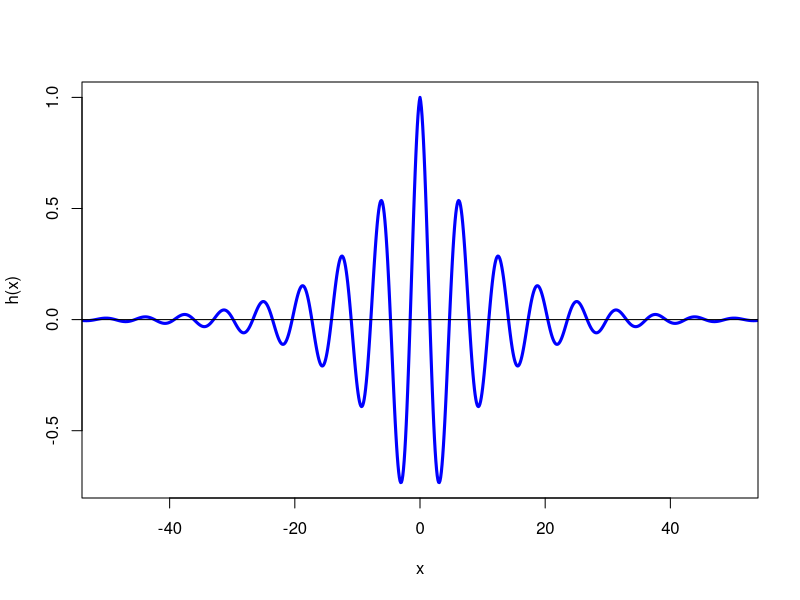

Recreate this plot in R.
## ---- chunk 1
#| code-fold: true
#| code-summary: "Code for drawing this graph"
#| fig-format: svg
integrand <- function(x) exp(-0.1 * abs(x)) * cos(x)

curve(integrand, n = 1001, from = -55, to = 55,
      col = "blue", lwd = 3,
      xlab = "x", ylab = "h(x)", xlim = c(-50,50))
abline(h = 0)
## ---- chunk 2
n <- 1e6
integrand <- function(x) exp(-0.1 * abs(x)) * cos(x)
pdf       <- function(x) dnorm(x, 0, 20)
phi       <- function(x) integrand(x) / pdf(x)

samples <- rnorm(n, 0, 20)
mean(phi(samples))
